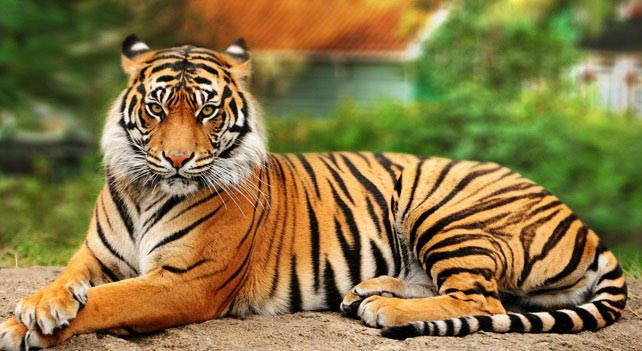
#> input picture Tiger.jpg, 642 x 351 px
$ python 6.Read_image.py   (older library calls are emulated)
#> lines starting #> are read from the running program, lines starting #| are printed output that depends on the picture
# author: Krzysztof Sopyła (krzysztofsopyla@gmail.com)
# Twitter: ksopyla
# Blog: http://ksopyla.com

# If you want to use this material in your own trainning please let me know.
import numpy as np
from scipy.misc import imread, imresize
import matplotlib.pyplot as plt

img = imread('Tiger.jpg')
#> img is the input picture: shape (351, 642, 3); mean R, G, B 135.4, 118, 67.3
img_tinted = img * [1, 0.3, 0.5]
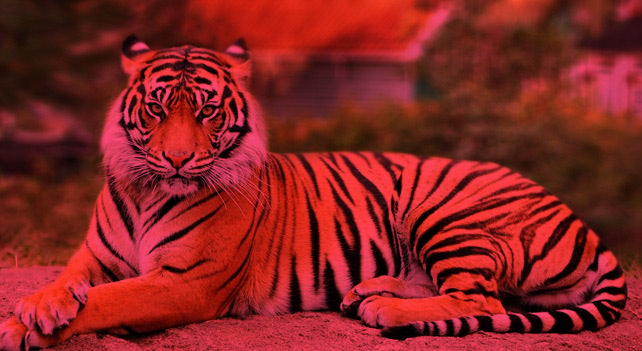
#> img_tinted: shape (351, 642, 3) float64; mean R, G, B 135.4, 35.4, 33.6

# Show the original image
plt.subplot(1, 2, 1)
plt.imshow(img)

# Show the tinted image
plt.subplot(1, 2, 2)

# A slight gotcha with imshow is that it might give strange results
# if presented with data that is not uint8. To work around this, we
# explicitly cast the image to uint8 before displaying it.
plt.imshow(np.uint8(img_tinted))
plt.show()
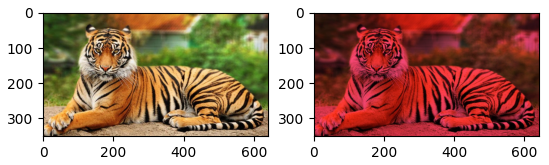
#> figure drawn by matplotlib, 2 panels


#get the red channel

r=img[:,:,0]
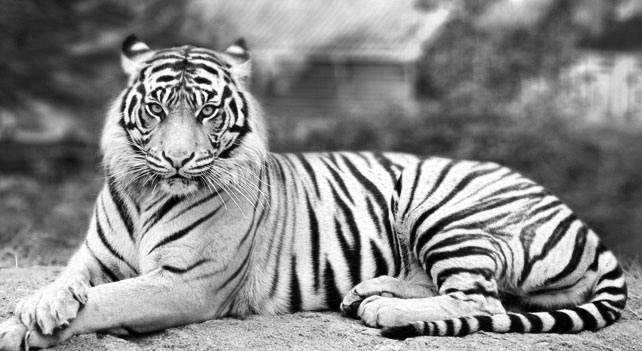
#> r: shape (351, 642); min 0, max 255, mean 135.4
g=img[:,:,1]
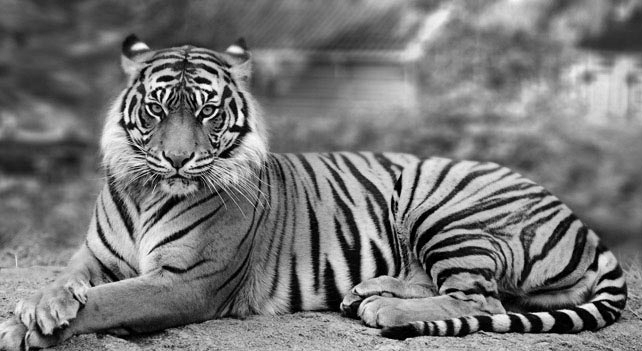
#> g: shape (351, 642); min 0, max 255, mean 118
b=img[:,:,2]
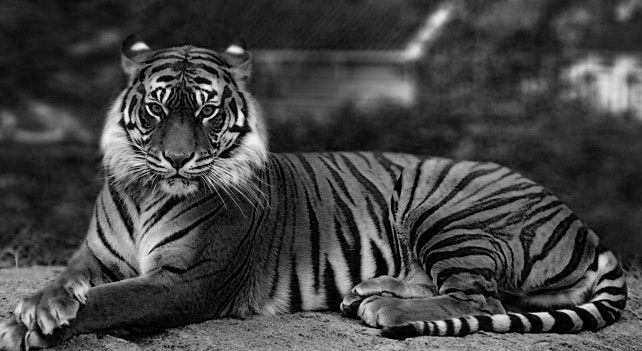
#> b: shape (351, 642); min 0, max 249, mean 67.3

#plt.imshow(img,cmap='Greys_r')

plt.subplot(3,1,1)
plt.imshow(r)
plt.subplot(3,1,2)
plt.imshow(g)
plt.subplot(3,1,3)
plt.imshow(b)
